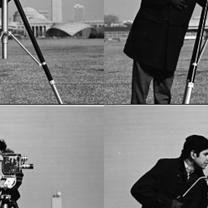
#> input picture Image Enhancement/cameraman2.jpg, 208 x 208 px, given in place of cameraman2.jpg.mp4, which was not available
$ jupyter execute --allow-errors main.ipynb   (older library calls are emulated)   (text cells are left out)
#> lines starting #> are read from the running program, lines starting #| are printed output that depends on the picture; after the words box and inside, x2 and y2 are one past the last pixel; in counts of white or black regions, pixels touching at a corner belong together; pictures that were not available may be replaced by others from this repository, and a replacement may not be noted
[cell 1]
# header files
import cv2
import numpy as np

# print version of cv2
print(cv2.__version__)

[cell 2]
# (a.) Select a negative floating-number. Take the absolute value, round it, and then take its ceiling and floor.

x = -3.14159

print("random float = ",x)
print("abs(x) = ", abs(x))  # absolute value
print("round(x) = ", round(x))  # round to nearest integer
print("ceil(x) = ", np.ceil(x))  # round up
print("floor(x) = ", np.floor(x))  # round down")

[cell 3]
# (b.) generate 3x4 matrix with random integers using opencv
matrix = cv2.UMat(3, 3, cv2.CV_32SC1)
cv2.randu(matrix, 0, 255)
print(matrix.get())

[cell 4]
# (C) Declare matrix variables A and B and integer variable c within OpenCV.

A = cv2.UMat(np.array([[[6, 0, 2], [1, 6, 4], [3, 5, 9]],
                       [[2, 6, 5], [5, 4, 9], [5, 3, 7]],
                       [[9, 7, 1], [6, 9, 2], [8, 3, 3]]], dtype=np.float32))
B = cv2.UMat(np.array([[[9, 1, 9], [9, 2, 3], [7, 2, 6]],
                       [[7, 0, 5], [4, 3, 6], [0, 3, 8]],
                       [[2, 0, 3], [0, 2, 9], [4, 2, 1]]], dtype=np.float32))

c = 0.7
d = 0.55

print(A.get().shape)

[cell 5]
# Compute the following
# (i) cA + (1 - c)B + d
result = cv2.UMat(c*A.get() + (1-c)*B.get() + d)
print(result.get())

[cell 6]
# Initialize lists to store the SVD components
A_inv = []

def diag_indices(n):
    rows = range(n)
    return rows, rows

# Invert each 2D matrix using SVD
for i in range(A.get().shape[0]):
    w, u, vt = cv2.SVDecomp(A.get()[i])
    # Invert the singular values
    w_inv = cv2.Mat(np.zeros((u.shape[0], vt.shape[0]))).T
    w_inv[diag_indices(min(u.shape[0], vt.shape[0]))] = 1 / w.flatten()

    # Reconstruct the inverse
    A_inv.append(cv2.UMat(vt.T @ w_inv @ u.T))


# Convert list of UMats to list of numpy arrays
A_inv = [ai.get() for ai in A_inv]


print("A_inv =")
for i in range(len(A_inv)):
    print(A_inv[i])
    print("")

[cell 7]
# calculate the eigen values of B
print(f"Eigen value for matrix:")
for i in range(B.get().shape[0]):
    eigenvalues, eigenvectors = cv2.eigenNonSymmetric(B.get()[i])

    # Output the first 3 eigenvalues
    print(np.sort(eigenvalues.flatten()[:3]))

[cell 8]
# solve the matrix equation Ax = b
A = cv2.UMat(np.array([[[6, 0, 2], [1, 6, 4], [3, 5, 9]],
                       [[2, 6, 5], [5, 4, 9], [5, 3, 7]],
                       [[9, 7, 1], [6, 9, 2], [8, 3, 3]]], dtype=np.float32))


b = cv2.UMat(np.array([[3, 5, 5], [7, 2, 8], [4, 1, 6]],dtype=np.float32))


# Iterate the matrix to be a 2D matrix
print("x = ")
for i in range(A.get().shape[0]):
    _, x = cv2.solve(A.get()[i], b.get(), flags=cv2.DECOMP_QR)
    print(" ", x[1])

[cell 9]
import cv2
import numpy as np

# (d) create a 2D matrix with three channels of type byte and size 100 by 100 and set all values to zero
matrix = cv2.UMat(np.zeros((100, 100, 3), dtype=np.uint8))

# Draw a red rectangle between with corners (30,10) and (60,40). Display the image
cv2.rectangle(matrix, (30, 10), (60, 40), (0, 0, 255), -1)
cv2.imshow("Rectangle", matrix)
cv2.waitKey(0)
cv2.destroyAllWindows()

[cell 10]
# extract the red channel from matrix in (d)
red_channel = matrix.get()[:, :, 2]

# create a grayscale image from the red channel
gray_image = cv2.cvtColor(red_channel, cv2.COLOR_GRAY2BGR)
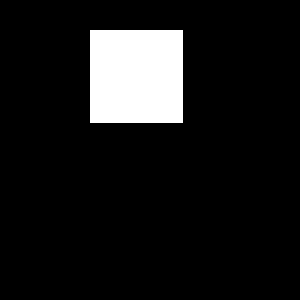
#> gray_image: shape (100, 100, 3) (shown 3 times larger); 9.6% white; 1 white region, box (x1, y1, x2, y2) and area: (30, 10, 61, 41) 961

# display the grayscale image
cv2.imshow("Grayscale Image", gray_image)
cv2.waitKey(0)
cv2.destroyAllWindows()

[cell 11]
import cv2

filename = input("Enter filename of video: ")
#> the answer given: cameraman2.jpg
if ".mp4" not in filename:
    filename += ".mp4"

cap = cv2.VideoCapture(filename)
cv2.namedWindow("Video")

frame_count = int(cap.get(cv2.CAP_PROP_FRAME_COUNT))
cv2.createTrackbar("Position", "Video", 0, frame_count, lambda x: cap.set(cv2.CAP_PROP_POS_FRAMES, x))

if not cap.isOpened():
    print("Error opening video file")
    exit()

cv2.moveWindow("Video", 500, 200)

# Add a pause variable
pause = False

while True:
    # Only read a new frame if the video is not paused
    if not pause:
        ret, frame = cap.read()
#> frame is the input picture: shape (208, 208, 3); min 0, max 255, mean 119.3
        if ret:
            frame = cv2.resize(frame, (640, 360))
#> frame: shape (360, 640, 3)
            cv2.imshow("Video", frame)
            cv2.setTrackbarPos("Position", "Video", int(cap.get(cv2.CAP_PROP_POS_FRAMES))+10)
        else:
            print("Cannot read frame")
            break

    # Check for key presses
    key = cv2.waitKey(25) & 0xFF
#> (key q is pressed here)

    # If the 'q' key is pressed, break from the loop
    if key == ord('q'):
        break
    # If the space bar key is pressed, toggle the pause variable
    elif key == ord(' '):
        pause = not pause

cap.release()
cv2.destroyAllWindows()

[cell 12]
import cv2

# Initialize variables to store the mouse coordinates and pixel values
mouse_x, mouse_y = -1, -1
pixel_value = (0, 0, 0)  # Initialize with default pixel value

# Mouse callback function
def get_pixel_value(event, x, y, flags, param):
    global mouse_x, mouse_y, pixel_value

    if event == cv2.EVENT_LBUTTONDOWN:
        mouse_x, mouse_y = x, y
        pixel_value = img[y, x]  # Get the pixel value at the clicked location

# add image directory
filename = 'cells27.jpg'

# Load the image
img = cv2.imread(filename)
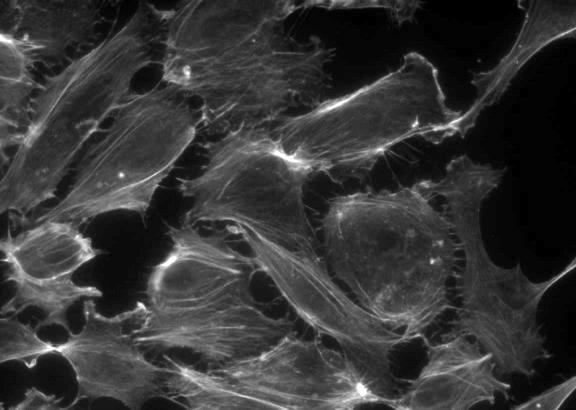
#> input picture Image Enhancement/cells27.jpg, 576 x 410 px
#> img is the input picture: shape (410, 576, 3); min 0, max 255, mean 53.9

# Create a window and set the mouse callback function
cv2.namedWindow('Image')
cv2.setMouseCallback('Image', get_pixel_value)

while True:
    # Create a copy of the image to display the text
    img_with_text = img.copy()

    # Display the mouse coordinates and pixel value as text
    text = f'Pos:({mouse_x}, {mouse_y}) - BGR: ({pixel_value[0]}, {pixel_value[1]}, {pixel_value[2]})'
    cv2.putText(img_with_text, text, (10, 30),
                cv2.FONT_HERSHEY_SIMPLEX, 0.5, (0, 255, 0), 2)
#> img_with_text: shape (410, 576, 3); 0.54% of pixels changed, all inside (x1, y1, x2, y2) = (11, 17, 260, 36)

    # Show the image with the text
    cv2.imshow('Image', img_with_text)

    # Wait for a key press and exit if the user presses 'q'
    key = cv2.waitKey(1)
#> (key q is pressed here)
    if key == ord('q'):
        break

# Close all OpenCV windows
cv2.destroyAllWindows()

[cell 13]
import cv2

# Initialize the webcam
cap = cv2.VideoCapture(0)

# Check if the webcam opened successfully
if not cap.isOpened():
    print("Error: Could not open webcam.")
    exit()

# Create a resizable window
cv2.namedWindow('Webcam Processing', cv2.WINDOW_NORMAL)

while True:
    # Read a frame from the webcam
    ret, frame = cap.read()

    if not ret:
        print("Error: Could not read a frame from the webcam.")
        break

    # Convert the frame to grayscale
    gray = cv2.cvtColor(frame, cv2.COLOR_BGR2GRAY)

    # Perform Canny edge detection
    edges = cv2.Canny(gray, 100, 200)
#> edges: shape (208, 208); 9.5% white in thin lines or dots

    # Create an image to display all three stages
    height, width = frame.shape[:2]
#> height = 208; width = 208
    combined_frame = frame.copy()
    combined_frame = cv2.resize(combined_frame, (3 * width, height))

    # Place the original frame, grayscale frame, and edges in the combined frame
    combined_frame[:, :width] = frame
    combined_frame[:, width:2*width] = cv2.cvtColor(gray, cv2.COLOR_GRAY2BGR)
    combined_frame[:, 2*width:] = cv2.cvtColor(edges, cv2.COLOR_GRAY2BGR)

    # Display the combined frame with all three stages
    cv2.imshow('Webcam Processing', combined_frame)

    # Resize the window to fit the screen
    cv2.resizeWindow('Webcam Processing', 1080, 720)

    # Exit the loop when the 'q' key is pressed
    if cv2.waitKey(1) & 0xFF == ord('q'):
#> (key q is pressed here)
        break

# Release the webcam and close all OpenCV windows
cap.release()
cv2.destroyAllWindows()

[cell 14]
import cv2
import matplotlib.pyplot as plt

filename = "dental.gif"
cap = cv2.VideoCapture(filename)

while True:
    ret, frame = cap.read()
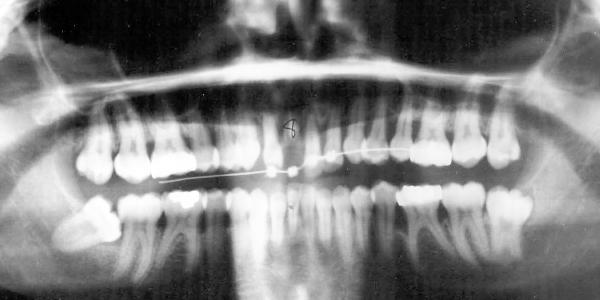
#> input picture Image Enhancement/dental.gif, 600 x 300 px
#> frame is the input picture: shape (300, 600, 3); min 0, max 255, mean 128.5

    # If frame is not read correctly, reset the frame counter
    if not ret:
        cap.set(cv2.CAP_PROP_POS_FRAMES, 0)
    else:

        # apply laplacian to frame
        img_laplacian= cv2.Laplacian(frame, cv2.CV_8U)

        # subtract laplacian to original image
        img = cv2.subtract(frame, img_laplacian)
#> img: shape (300, 600, 3)

        # apply sobel image to img
        img_sobel = cv2.Sobel(img, cv2.CV_8U, 2, 2, ksize=1)

        # subtract sobel image from img
        img_enhanced = cv2.subtract(img, img_sobel)

        # display frame and img_enhanced in top of each other
        cv2.imshow("Image", cv2.vconcat([frame, img_enhanced]))

    # Press 'q' to exit
    if cv2.waitKey(1) == ord('q'):
#> (key q is pressed here)
        break

cap.release()
# show image using matplotlib
cv2.destroyAllWindows()

[cell 15]
import cv2
import numpy as np

filename = "cells27.jpg"

# Load the image
img = cv2.imread(filename)

# Create a sharpening kernel
kernel = np.array([[0, -1, 0],
                   [-1, 5, -1],
                   [0, -1, 0]])

# Apply High Boost Filter Masks
img_sharp = cv2.filter2D(img, -1, kernel)

# Apply power law transformation with gamma = 1.5
gamma = 1.5
img_power_law = np.power(img_sharp / 255.0, gamma)
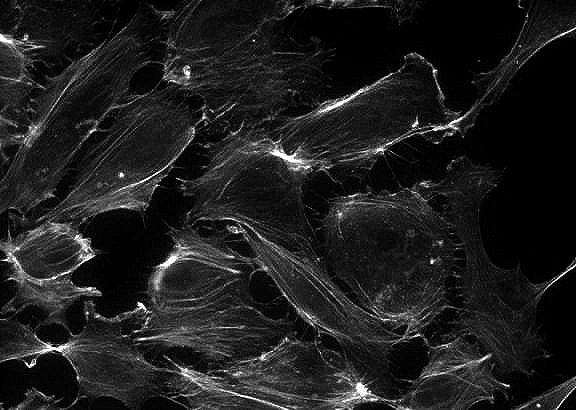
#> img_power_law: shape (410, 576, 3) float64; min 0, max 1, mean 0.12
img_enhanced = np.uint8(img_power_law * 255)
#> img_enhanced: shape (410, 576, 3)

# display img and img_enhanced side by side
img = cv2.resize(img, (400, 400))
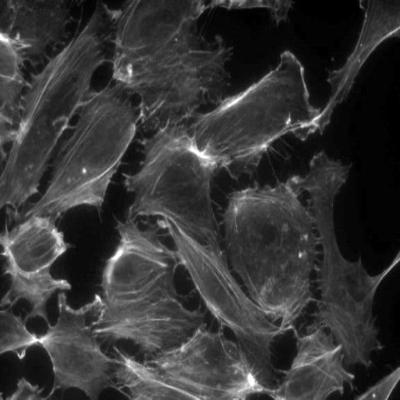
#> img: shape (400, 400, 3); min 0, max 255, mean 53.8
img_enhanced = cv2.resize(img_enhanced, (400, 400))
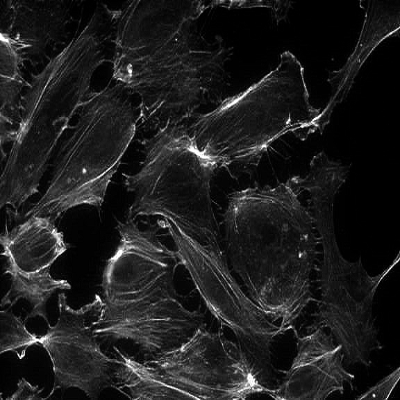
#> img_enhanced: shape (400, 400, 3); min 0, max 255, mean 29.9
combined = cv2.hconcat([img, img_enhanced])
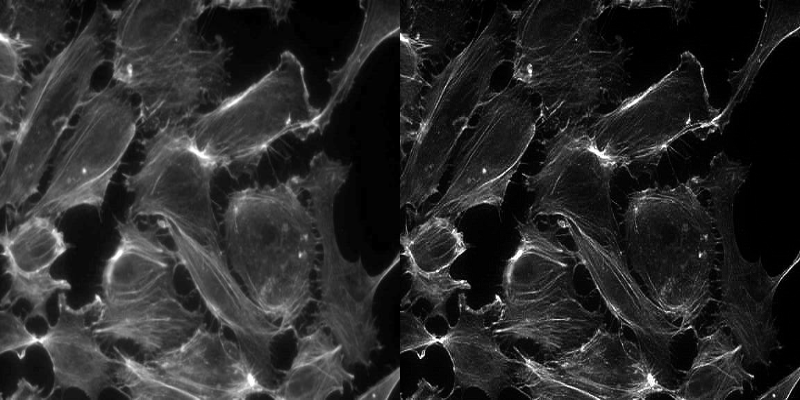
#> combined: shape (400, 800, 3); min 0, max 255, mean 41.9

# Display the image
cv2.imshow("Image", combined)
cv2.waitKey(0)
cv2.destroyAllWindows()

[cell 16]
import cv2

filename = "butterfly.gif"
cap = cv2.VideoCapture(filename)

while True:
    ret, frame = cap.read()
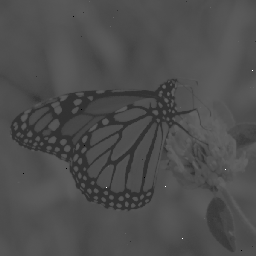
#> input picture Image Enhancement/butterfly.gif, 256 x 256 px
#> frame is the input picture: shape (256, 256, 3); min 0, max 255, mean 77.3

    # If frame is not read correctly, reset the frame counter
    if not ret:
        cap.set(cv2.CAP_PROP_POS_FRAMES, 0)
    else:
        # convert image to grayscale
        img = cv2.cvtColor(frame, cv2.COLOR_BGR2GRAY)
#> img: shape (256, 256)

         # apply median filter to reduce noise
        img_median = cv2.medianBlur(img, 3)

        # apply historgram equalization to frame
        img_histogram = cv2.equalizeHist(img_median)
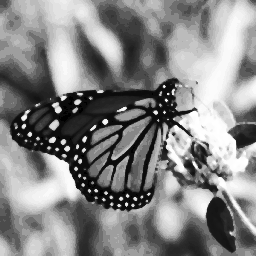
#> img_histogram: shape (256, 256); min 0, max 255, mean 133.3

        # apply power law transformation
        gamma = 1.0
        img_power_law = np.power(img_histogram / 255.0 , gamma)
#> img_power_law: shape (256, 256) float64
        img_enhanced  = np.uint8(img_power_law * 255)

        # display frame and img_enhanced in top of each other
        cv2.imshow("Image", cv2.hconcat([img, img_enhanced]))
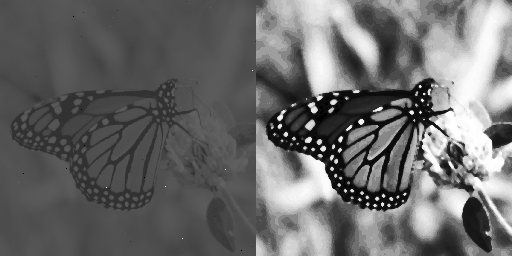
#> window 'Image': shape (256, 512); min 0, max 255, mean 105.3

    # Press 'q' to exit
    if cv2.waitKey(1) == ord('q'):
#> (key q is pressed here)
        break

cap.release()
cv2.destroyAllWindows()
